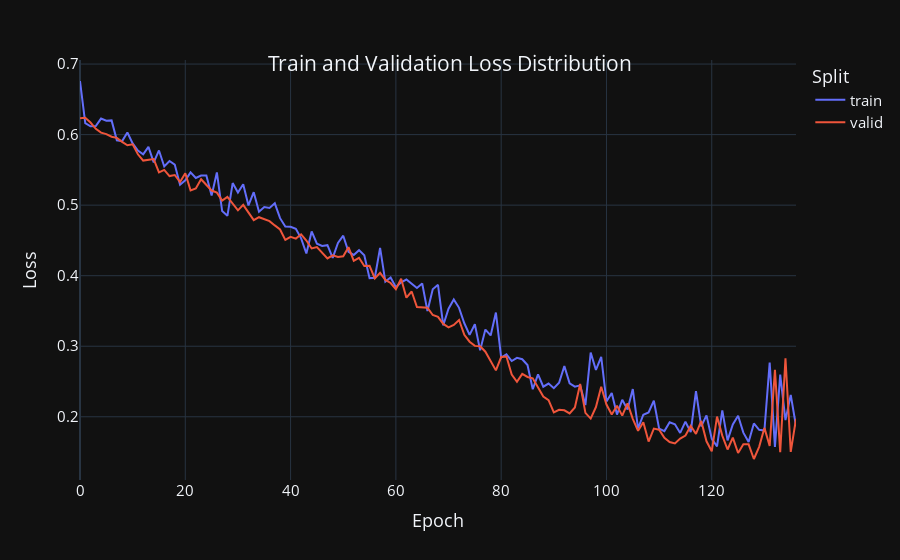
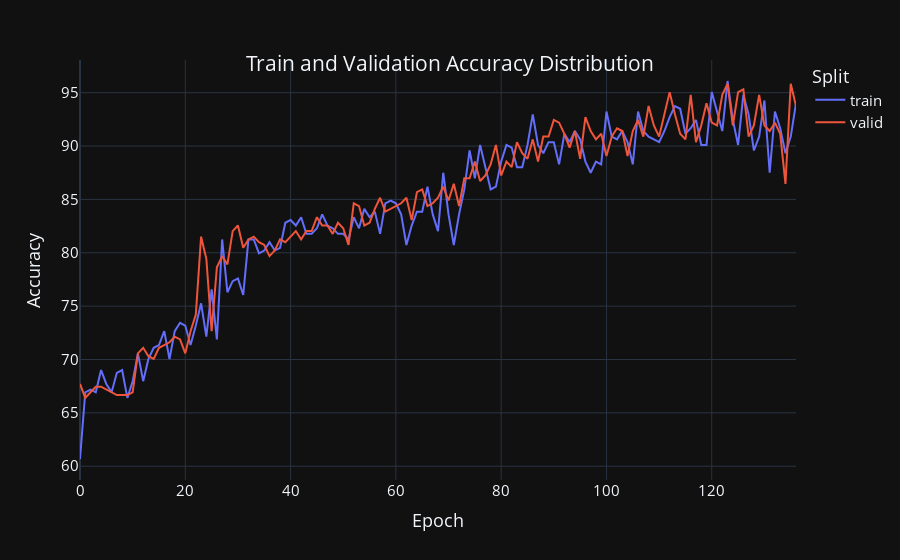
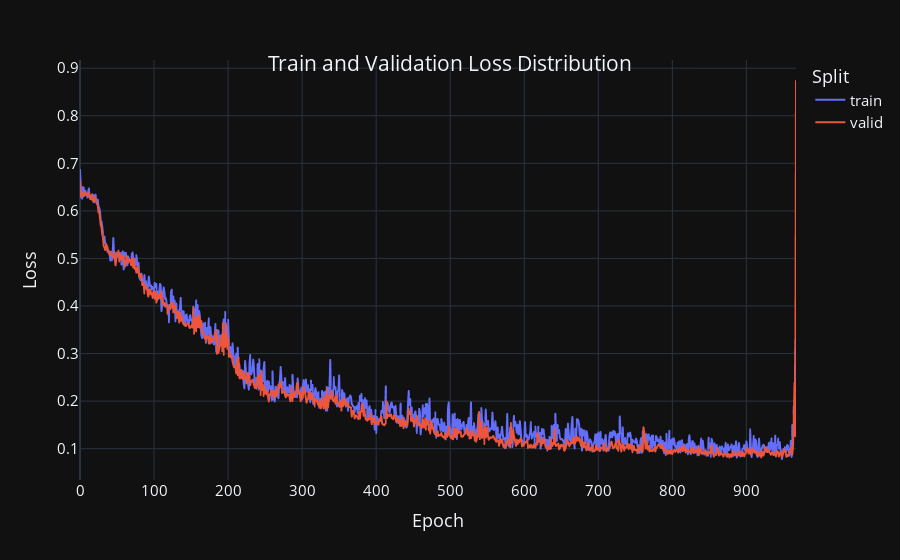
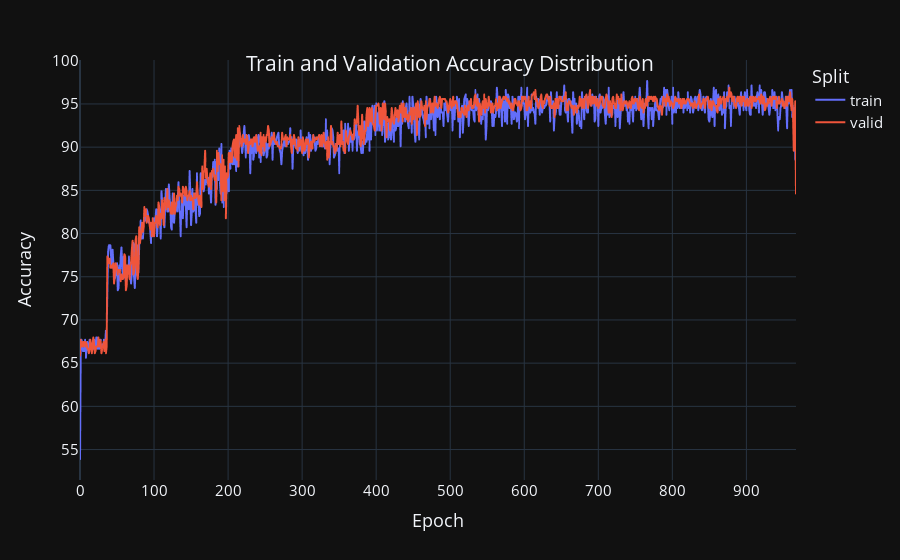

These figures' notebook cell, in order:
### Markdown cell above
# Visualize The Results

### Code cell
hyperparams = {
    'dim_h': 64,
    'num_heads': 16,
    'edge_dim': 4,
}
epochs = 2000

# Models
model_ein = EINModel(**hyperparams)
model_gat = GATModel(**hyperparams)
model_gcn = GCNModel(dim_h=64)

trained_ein = run_experiment(model_ein, epochs=epochs)
test_model(trained_ein, test_loader)

print('===================================')
trained_gat = run_experiment(model_gat, epochs=epochs)
test_model(trained_gat, test_loader)
# #
print('===================================')
trained_gcn = run_experiment(model_gcn, epochs, edge_feature_compact=False)
test_model(trained_gcn, test_loader, edge_feature_compact=False)

### Figure 1 — Plotly figure (JSON) as saved in the notebook; plotly's stock layout.template omitted (floating-point values rounded to 4 significant figures; data arrays with more than 128 entries replaced by an {"elided": "..."} marker saying what was removed)
{"data": [{"hovertemplate": "split=train<br>index=%{x}<br>value=%{y}<extra></extra>", "legendgroup": "train", "line": {"color": "#636efa", "dash": "solid"}, "marker": {"symbol": "circle"}, "mode": "lines", "name": "train", "orientation": "v", "showlegend": true, "x": {"elided": "137 int values"}, "xaxis": "x", "y": {"elided": "137 float values"}, "yaxis": "y", "type": "scatter"}, {"hovertemplate": "split=valid<br>index=%{x}<br>value=%{y}<extra></extra>", "legendgroup": "valid", "line": {"color": "#EF553B", "dash": "solid"}, "marker": {"symbol": "circle"}, "mode": "lines", "name": "valid", "orientation": "v", "showlegend": true, "x": {"elided": "137 int values"}, "xaxis": "x", "y": {"elided": "137 float values"}, "yaxis": "y", "type": "scatter"}], "layout": {"xaxis": {"anchor": "y", "domain": [0.0, 1.0], "title": {"text": "Epoch"}}, "yaxis": {"anchor": "x", "domain": [0.0, 1.0], "title": {"text": "Loss"}}, "legend": {"title": {"text": "Split"}, "tracegroupgap": 0}, "margin": {"t": 60}, "title": {"text": "Train and Validation Loss Distribution", "y": 0.9, "x": 0.5, "xanchor": "center", "yanchor": "top"}, "font": {"size": 15}}}

### Figure 2 — Plotly figure (JSON) as saved in the notebook; plotly's stock layout.template omitted (floating-point values rounded to 4 significant figures; data arrays with more than 128 entries replaced by an {"elided": "..."} marker saying what was removed)
{"data": [{"hovertemplate": "split=train<br>index=%{x}<br>value=%{y}<extra></extra>", "legendgroup": "train", "line": {"color": "#636efa", "dash": "solid"}, "marker": {"symbol": "circle"}, "mode": "lines", "name": "train", "orientation": "v", "showlegend": true, "x": {"elided": "137 int values"}, "xaxis": "x", "y": {"elided": "137 float values"}, "yaxis": "y", "type": "scatter"}, {"hovertemplate": "split=valid<br>index=%{x}<br>value=%{y}<extra></extra>", "legendgroup": "valid", "line": {"color": "#EF553B", "dash": "solid"}, "marker": {"symbol": "circle"}, "mode": "lines", "name": "valid", "orientation": "v", "showlegend": true, "x": {"elided": "137 int values"}, "xaxis": "x", "y": {"elided": "137 float values"}, "yaxis": "y", "type": "scatter"}], "layout": {"xaxis": {"anchor": "y", "domain": [0.0, 1.0], "title": {"text": "Epoch"}}, "yaxis": {"anchor": "x", "domain": [0.0, 1.0], "title": {"text": "Accuracy"}}, "legend": {"title": {"text": "Split"}, "tracegroupgap": 0}, "margin": {"t": 60}, "title": {"text": "Train and Validation Accuracy Distribution", "y": 0.9, "x": 0.5, "xanchor": "center", "yanchor": "top"}, "font": {"size": 15}}}

### Figure 3 — Plotly figure (JSON) as saved in the notebook; plotly's stock layout.template omitted (floating-point values rounded to 4 significant figures; data arrays with more than 128 entries replaced by an {"elided": "..."} marker saying what was removed)
{"data": [{"hovertemplate": "split=train<br>index=%{x}<br>value=%{y}<extra></extra>", "legendgroup": "train", "line": {"color": "#636efa", "dash": "solid"}, "marker": {"symbol": "circle"}, "mode": "lines", "name": "train", "showlegend": true, "x": {"elided": "968 int values"}, "xaxis": "x", "y": {"elided": "968 float values"}, "yaxis": "y", "type": "scattergl"}, {"hovertemplate": "split=valid<br>index=%{x}<br>value=%{y}<extra></extra>", "legendgroup": "valid", "line": {"color": "#EF553B", "dash": "solid"}, "marker": {"symbol": "circle"}, "mode": "lines", "name": "valid", "showlegend": true, "x": {"elided": "968 int values"}, "xaxis": "x", "y": {"elided": "968 float values"}, "yaxis": "y", "type": "scattergl"}], "layout": {"xaxis": {"anchor": "y", "domain": [0.0, 1.0], "title": {"text": "Epoch"}}, "yaxis": {"anchor": "x", "domain": [0.0, 1.0], "title": {"text": "Loss"}}, "legend": {"title": {"text": "Split"}, "tracegroupgap": 0}, "margin": {"t": 60}, "title": {"text": "Train and Validation Loss Distribution", "y": 0.9, "x": 0.5, "xanchor": "center", "yanchor": "top"}, "font": {"size": 15}}}

### Figure 4 — Plotly figure (JSON) as saved in the notebook; plotly's stock layout.template omitted (floating-point values rounded to 4 significant figures; data arrays with more than 128 entries replaced by an {"elided": "..."} marker saying what was removed)
{"data": [{"hovertemplate": "split=train<br>index=%{x}<br>value=%{y}<extra></extra>", "legendgroup": "train", "line": {"color": "#636efa", "dash": "solid"}, "marker": {"symbol": "circle"}, "mode": "lines", "name": "train", "showlegend": true, "x": {"elided": "968 int values"}, "xaxis": "x", "y": {"elided": "968 float values"}, "yaxis": "y", "type": "scattergl"}, {"hovertemplate": "split=valid<br>index=%{x}<br>value=%{y}<extra></extra>", "legendgroup": "valid", "line": {"color": "#EF553B", "dash": "solid"}, "marker": {"symbol": "circle"}, "mode": "lines", "name": "valid", "showlegend": true, "x": {"elided": "968 int values"}, "xaxis": "x", "y": {"elided": "968 float values"}, "yaxis": "y", "type": "scattergl"}], "layout": {"xaxis": {"anchor": "y", "domain": [0.0, 1.0], "title": {"text": "Epoch"}}, "yaxis": {"anchor": "x", "domain": [0.0, 1.0], "title": {"text": "Accuracy"}}, "legend": {"title": {"text": "Split"}, "tracegroupgap": 0}, "margin": {"t": 60}, "title": {"text": "Train and Validation Accuracy Distribution", "y": 0.9, "x": 0.5, "xanchor": "center", "yanchor": "top"}, "font": {"size": 15}}}
